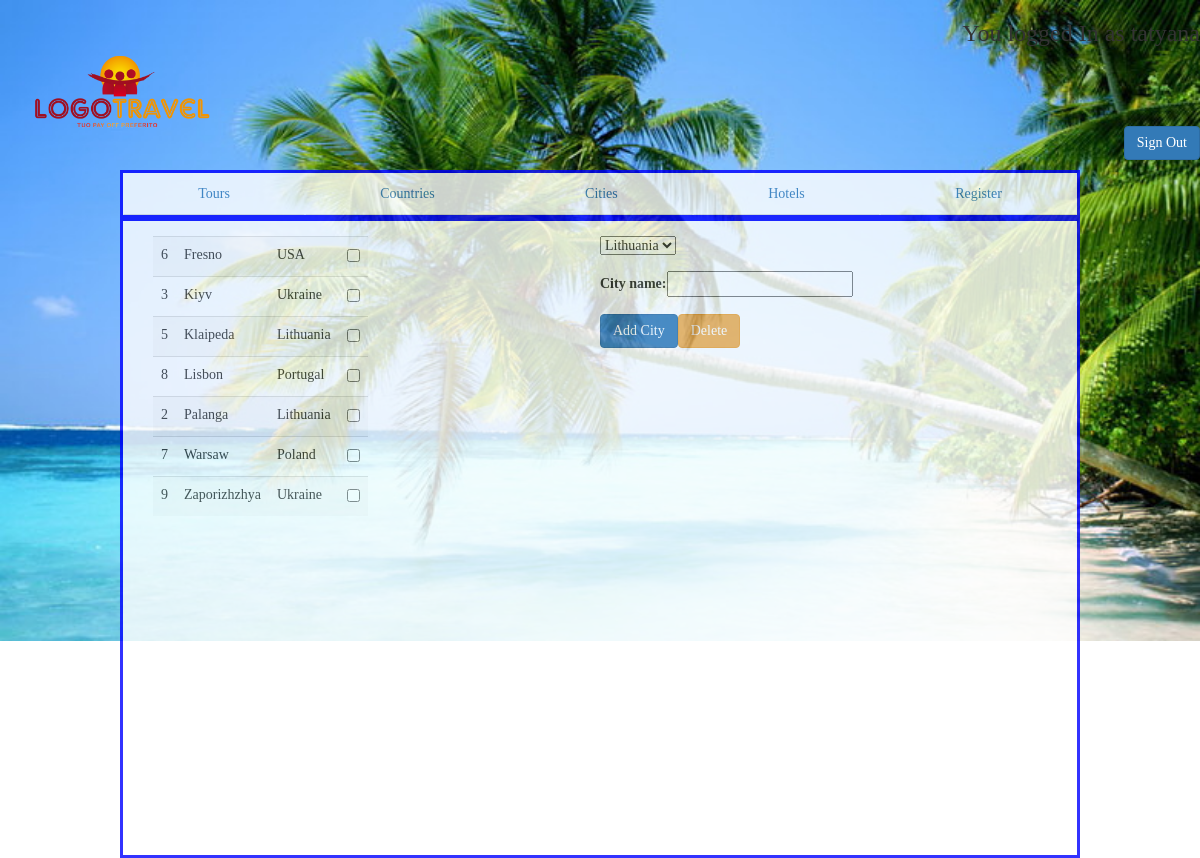
Page /index.php?menu=3 (signed in) on the committed database.
### tables this page shows
CREATE TABLE `Cities` (
  `id` int(11) NOT NULL,
  `city` varchar(64) DEFAULT NULL,
  `countryid` int(11) DEFAULT NULL,
  `ucity` varchar(128) DEFAULT NULL
);

CREATE TABLE `Countries` (
  `id` int(11) NOT NULL,
  `country` varchar(64) DEFAULT NULL
);

### pages/cities.php (the view, shortened to what this page needs)
<?php
if (!isset($_SESSION['reg']))
{
 echo '<h3 class="text-content"><span style="color:red;">You should authorize as admin!</span></h3>';
}
else
{
echo '<div class="col-sm-6 col-md-6 col-lg-6 left">';
echo '<form action="index.php?menu=3" method="post" class="input-group" id="formcity">';
      $sel='SELECT ci.id, ci.city, co.country
            from countries co, cities ci
            WHERE ci.countryid=co.id';
  $res=mysql_query($sel);
  echo '<table class="table table-striped">';
  while ($row=mysql_fetch_array($res,MYSQL_NUM)) {
    echo '<tr>';
    echo '<td>'.$row[0].'</td>';
    echo '<td>'.$row[1].'</td>';
    echo '<td>'.$row[2].'</td>';
    echo '<td><input type="checkbox" name="ci'.$row[0].'"></td>';
    echo '</tr>';
  }
  echo '</table>';
  echo '</div>';
echo '<div class="row">';
echo '<form class="col-sm-12 col-md-6 col-lg-6 col-md-offset-3 col-lg-offset-3" action="index.php?menu=3" method="post">';
echo '<div class="form-group">';
$sel='select * from countries';
$res=mysql_query($sel);
echo '<select name="conid">';
while ($row=mysql_fetch_array($res))
      {
           echo '<option value="'.$row[0].'"">';
           echo $row[1].'</option>';
      }
echo '</select>';
echo '</div>';
echo '<div class="form-group">';
echo '<label for="city">City name:</label>';
echo '<input type="text" name="city">';
echo '</div>';
echo '<input type="submit" name="addcity" value="Add City" class="btn btn-primary">';
echo '<input type="submit" name="delcity" value="Delete"class="btn btn btn-warning">';
echo '</form>';
echo '</div>';
}
?>

### css/style.css (style rules this page uses)
html, body { width:100%; height:100%; }
.bodystyle { background: url(../images/422.jpg) no-repeat; background-size: 100%; font-family: 'Georgia'; }

### rows in the picture
cities: id "6", city "Fresno", countryid.country "USA"
cities: id "3", city "Kiyv", countryid.country "Ukraine"
cities: id "5", city "Klaipeda", countryid.country "Lithuania"
cities: id "8", city "Lisbon", countryid.country "Portugal"
cities: id "2", city "Palanga", countryid.country "Lithuania"
cities: id "7", city "Warsaw", countryid.country "Poland"
cities: id "9", city "Zaporizhzhya", countryid.country "Ukraine"

### other values in the picture
$_SESSION['reg'] "tatyana"
form field conid "Lithuania"
